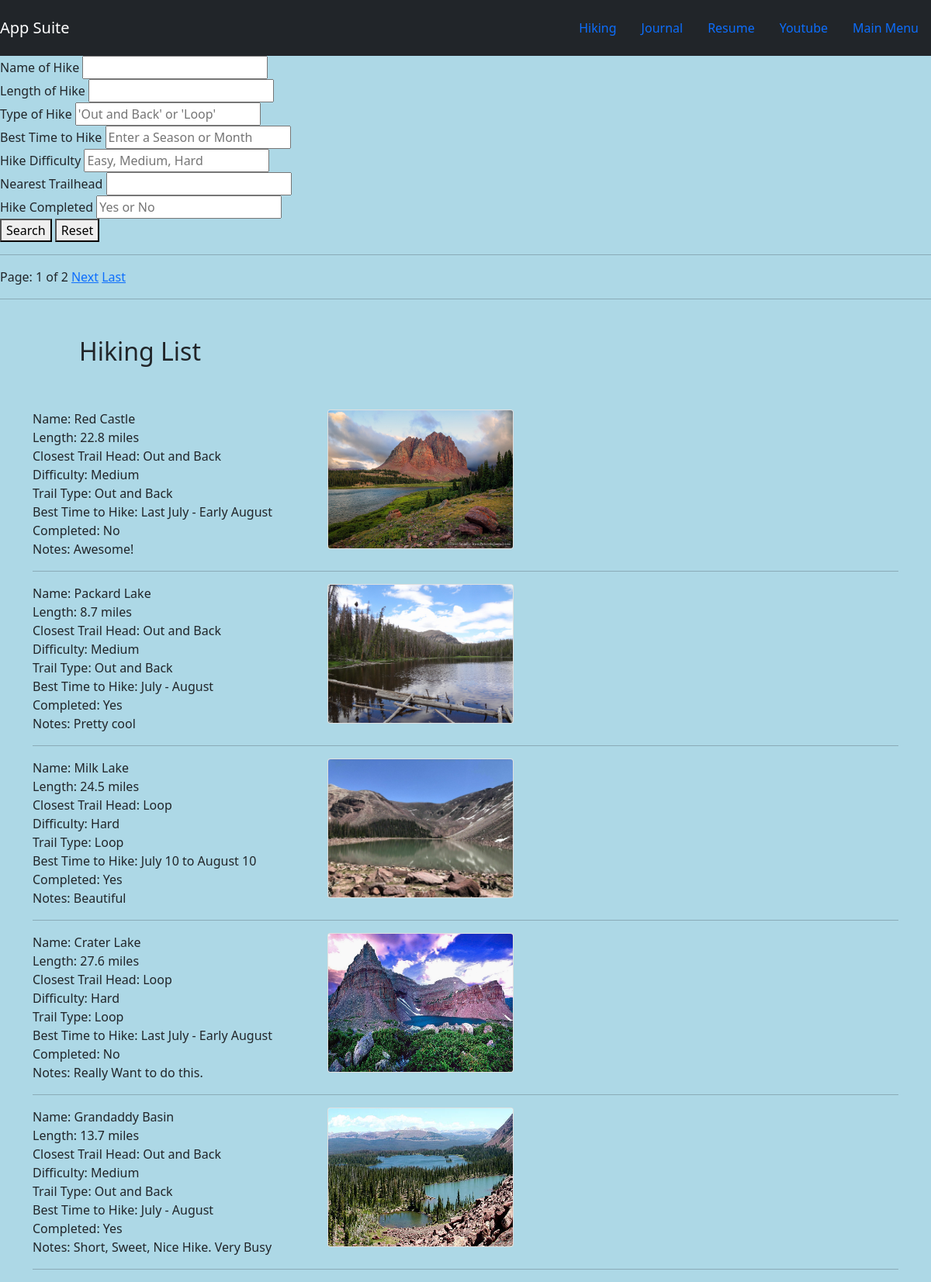
/AppSuite/search_hike/, run on the app's committed database.
### AppSuite/models.py (models this page shows, shortened)
class Hiking(models.Model):
    Hike_Name = models.CharField(max_length=200)
    Hike_Length = models.CharField(max_length=100)
    Hike_TrailType = models.CharField(max_length=100)
    Hike_TimeOfYear = models.CharField(max_length=200)
    Hike_Difficulty = models.CharField(max_length=200)
    Hike_TrailHead = models.CharField(max_length=500)
    Hike_Completed = models.CharField(max_length=25)
    Hike_Notes = models.TextField(max_length=5000)
    Hike_Images = models.ImageField(upload_to='images/')

### AppSuite/views.py (the view)
# urls.py: path('search_hike/', views.search_hike, name="search_hike"),
def search_hike(request):
    hike_object = Hiking.objects.all()
    hike_search = request.GET.get('Hike_Name' or 'Hike_Length' or 'Hike_TrailType' or 'Hike_TimeOfYear'
                                  or 'Hike_Difficulty' or 'Hike_TrailHead' or 'Hike_Completed')
    if hike_search != '' and hike_search is not None:
        hike_object = hike_object.filter(Hike_Name__icontains=hike_search) | hike_object.filter(
            Hike_Length__icontains=hike_search) | hike_object.filter(
            Hike_TrailType__icontains=hike_search) | hike_object.filter(
            Hike_TimeOfYear__icontains=hike_search) | hike_object.filter(
            Hike_Difficulty__icontains=hike_search) | hike_object.filter(
            Hike_TrailHead__icontains=hike_search) | hike_object.filter(Hike_Completed__icontains=hike_search)
    else:
        "<p> Search not Available <p>"
    paginator = Paginator(hike_object, 5)
    page = request.GET.get('page')
    hike_object = paginator.get_page(page)
    return render(request, 'AppSuite/hike_search.html', {'hike_object': hike_object})

### AppSuite/templates/AppSuite/hike_search.html (shortened to what this page needs)
{% extends 'AppSuite/base.html' %}
{% block body %}
<form action="" method="GET">
    <label for="Hike_Name">Name of Hike</label>
    <input type="search" id="Hike_Name" name="Hike_Name"><br>
    <label for="Hike_Length">Length of Hike</label>
    <input type="search" id="Hike_Length" name="Hike_Length"><br>
    <label for="Hike_TrailType">Type of Hike</label>
    <input type="search" id="Hike_TrailType" name="Hike_TrailType" placeholder="'Out and Back' or 'Loop'">
    <br>
    <label for="Hike_TimeOfYear">Best Time to Hike</label>
    <input type="search" id="Hike_TimeOfYear" name="Hike_TimeOfYear" placeholder="Enter a Season or Month" >
    <br>
    <label for="Hike_Difficulty">Hike Difficulty</label>
    <input type="search" id="Hike_Difficulty" name="Hike_Difficulty" placeholder="Easy, Medium, Hard">
    <br>
    <label for="Hike_TrailHead">Nearest Trailhead</label>
    <input type="search" id="Hike_TrailHead" name="Hike_TrailHead"><br>
    <label for="Hike_Completed">Hike Completed</label>
    <input type="search" id="Hike_Completed" name="Hike_Completed" placeholder="Yes or No"><br>
    <button type="submit" id="submit">Search</button>
    <button type="reset" id="reset">Reset</button>
</form>
<hr>
Page: {{ hike_object.number }} of {{ hike_object.paginator.num_pages }}
{% if hike_object.has_next %}
    <a href="?page={{ hike_object.next_page_number}}">Next</a>
    <a href="?page={{ hike_object.paginator.num_pages}}">Last</a>
{% endif %}
<br>
<hr>
<div class="container">
    <div class="row m-5">
        <div class="col-md-12">
        <h2>Hiking List</h2>
        </div>
    </div>
    {% for search_hike in hike_object %}
    <div class="row">
        <div class="col-md-4">
            Name: {{ search_hike.Hike_Name }}<br>
            Length: {{ search_hike.Hike_Length }} miles<br>
            Closest Trail Head: {{ search_hike.Hike_TrailType }}<br>
            Difficulty: {{ search_hike.Hike_Difficulty }}<br>
            Trail Type: {{ search_hike.Hike_TrailType }}<br>
            Best Time to Hike: {{ search_hike.Hike_TimeOfYear }}<br>
            Completed: {{ search_hike.Hike_Completed }}<br>
            Notes: {{ search_hike.Hike_Notes }}<br>
        </div>
        <div class="col-md-4">
                   <img
          class="card"
          width="240px"
          height="180px"
          src="{{ search_hike.Hike_Images.url }}"
          alt="images"/>
        </div>
    </div>
    <hr>
    {% endfor %}
</div>
{% endblock %}

### AppSuite/templates/AppSuite/base.html (shortened to what this page needs)
{% load static %}
<!DOCTYPE html>
<html lang="en">
<head>
    <link rel="stylesheet" href="{% static '/AppSuite/album.css' %}">
    <link href="https://cdn.jsdelivr.net/npm/bootstrap@5.1.3/dist/css/bootstrap.min.css" rel="stylesheet">
</head>
<body style="background-color:lightblue">
<div class ="navbar navbar-dark bg-dark">
    <a href="#" class="navbar-brand">App Suite</a>
    <div class="navbar">
        <a href="{% url 'AppSuite:hiking_homepage' %}" class="nav-item nav-link">Hiking</a>
        <a href="{% url 'AppSuite:journal_homepage' %}" class="nav-item nav-link">Journal</a>
        <a href="{% url 'AppSuite:resume_homepage' %}" class="nav-item nav-link">Resume</a>
        <a href="{% url 'AppSuite:YoutubeHomePage' %}" class="nav-item nav-link">Youtube</a>
        <a href="{% url 'AppSuite:main_menu' %}" class="nav-item nav-link">Main Menu</a>
        </div>
    </div>
{% block body %}
{% endblock %}
</body>
</html>

### AppSuite/static/AppSuite/album.css (style rules this page uses)
body { background-color: lightblue; }

### data on the page
Hiking: Hike_Name "Red Castle", Hike_Length "22.8", Hike_TrailType "Out and Back", Hike_Difficulty "Medium", Hike_TimeOfYear "Last July - Early August", Hike_Completed "No", Hike_Notes "Awesome!", Hike_Images (picture)
Hiking: Hike_Name "Packard Lake", Hike_Length "8.7", Hike_TrailType "Out and Back", Hike_Difficulty "Medium", Hike_TimeOfYear "July - August", Hike_Completed "Yes", Hike_Notes "Pretty cool", Hike_Images (picture)
Hiking: Hike_Name "Milk Lake", Hike_Length "24.5", Hike_TrailType "Loop", Hike_Difficulty "Hard", Hike_TimeOfYear "July 10 to August 10", Hike_Completed "Yes", Hike_Notes "Beautiful", Hike_Images (picture)
Hiking: Hike_Name "Crater Lake", Hike_Length "27.6", Hike_TrailType "Loop", Hike_Difficulty "Hard", Hike_TimeOfYear "Last July - Early August", Hike_Completed "No", Hike_Notes "Really Want to do this.", Hike_Images (picture)
Hiking: Hike_Name "Grandaddy Basin", Hike_Length "13.7", Hike_TrailType "Out and Back", Hike_Difficulty "Medium", Hike_TimeOfYear "July - August", Hike_Completed "Yes", Hike_Notes "Short, Sweet, Nice Hike. Very Busy", Hike_Images (picture)

### other printed values
{{ hike_object.number }} "1"
{{ hike_object.paginator.num_pages }} "2"
